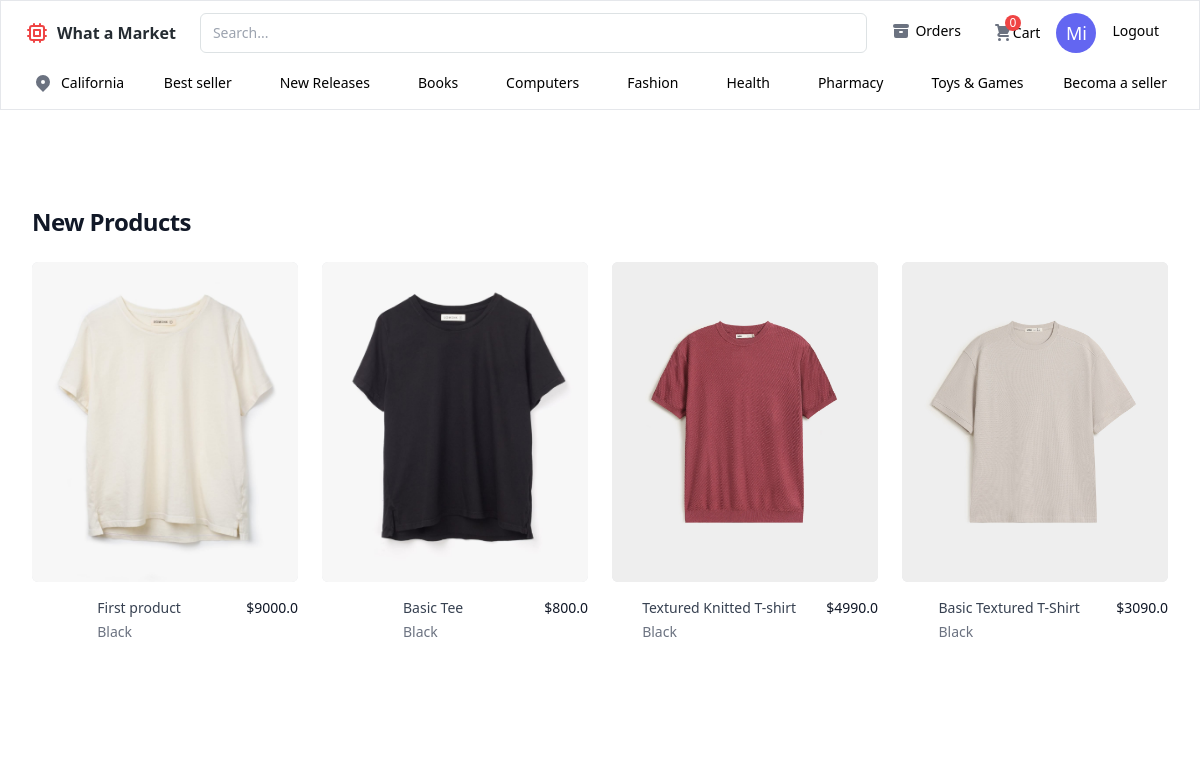
The page / (signed in) on the database its author committed.
### Phase2/app/models.py (models this page shows)
class User(UserMixin , db.Model):
    __tablename__ = "users"
    id = db.Column(db.Integer , primary_key=True)
    username = db.Column(db.String(150), unique=True, nullable=False)
    email = db.Column(db.String(150), unique=True, nullable=False)
    password = db.Column(db.String(256),nullable=False)
    is_admin = db.Column(db.Boolean , default=False)
    orders = db.relationship("Order", backref="user", lazy=True)
    cart_items = db.relationship("CartItem", backref="user", lazy=True)

class Product(db.Model):
    __tablename__ = "products"
    id  = db.Column(db.Integer , primary_key=True)
    name = db.Column(db.String(150), nullable=False)
    description = db.Column(db.Text , nullable=False)
    price = db.Column(db.Float , nullable=False)
    stock = db.Column(db.Integer , default=0)
    image = db.Column(db.String(256))

### Phase2/app/__init__.py (the view)
     @app.route("/", methods=["GET"])
     def home():
          products = Product.query.filter_by().all()
          CartItems = CartItem.query.filter_by(user_id=current_user.id).all()
          return render_template("home.html" , current_user=current_user , products=products,cartData=CartItems)

### Phase2/templates/home.html (shortened to what this page needs)
{% extends "base.html" %}
{% block content %}
{% include  "nav.html" %}
{% include "product.html" %}
{% endblock %}

### Phase2/templates/nav.html (shortened to what this page needs)
<div class="bg-white">
    <div class="border py-3 px-6">
      <div class="flex justify-between">
        <div class="flex items-center">
          <a href="{{url_for("home")}}" class="ml-2 font-semibold text-[#252C32]">What a Market</a>
        </div>
        <div class="ml-6 flex flex-1 gap-x-3">
          <input type="text"  class="w-full rounded-md border border-[#DDE2E4] px-3 py-2 text-sm" placeholder="Search..." />
        </div>
        <div class="ml-2 flex">
          {% if current_user.is_authenticated %}
          <a href="{{url_for("orders")}}">
            <div class="flex cursor-pointer items-center gap-x-1 rounded-md py-2 px-4 hover:bg-gray-100">
              <svg xmlns="http://www.w3.org/2000/svg" class="h-5 w-5 text-gray-500" viewBox="0 0 20 20" fill="currentColor">
                <path d="M4 3a2 2 0 100 4h12a2 2 0 100-4H4z" />
                <path fill-rule="evenodd" d="M3 8h14v7a2 2 0 01-2 2H5a2 2 0 01-2-2V8zm5 3a1 1 0 011-1h2a1 1 0 110 2H9a1 1 0 01-1-1z" clip-rule="evenodd" />
              </svg>
              <span class="text-sm font-medium">Orders</span>
            </div>
          </a>
          {% endif %}
          <div class="flex cursor-pointer items-center gap-x-1 rounded-md py-2 px-4 hover:bg-gray-100">
            <a href="{{url_for("cart")}}" class="flex">
              <div class="relative">
                <span class="absolute -top-2 -right-2 flex h-4 w-4 items-center justify-center rounded-full bg-red-500 p-2 text-xs text-white">
                  {{cartData | length}}
                </span>
              </div>
              <span class="text-sm font-medium">Cart</span>
            </a>
          </div>
          {% if not current_user.username %}
          <div class="ml-2 flex cursor-pointer items-center gap-x-1 rounded-md border py-2 px-4 hover:bg-gray-100">
           <a href="{{url_for('auth.login')}}">
               <span class="text-sm font-medium">Sign in</span>
           </a>
          </div>
           {% else %}
           <div class="inline-flex items-center justify-center w-[40px] h-[40px] text-[18px] text-white bg-indigo-500 rounded-full">
            {{current_user.username[0:2]}}
        </div>
           {% endif %}
        </div>
        {% if current_user.is_authenticated %}
          <a href="{{url_for("auth.logout")}}">
            <div class="flex cursor-pointer items-center gap-x-1 rounded-md py-2 px-4 hover:bg-gray-100">
              <span class="text-sm font-medium">Logout</span>
            </div>
          </a>
          {% endif %}
      </div>
      <div class="mt-4 flex items-center justify-between">
        <div class="flex gap-x-2 py-1 px-2">
          <svg xmlns="http://www.w3.org/2000/svg" class="h-5 w-5 text-gray-500" viewBox="0 0 20 20" fill="currentColor">
            <path fill-rule="evenodd" d="M5.05 4.05a7 7 0 119.9 9.9L10 18.9l-4.95-4.95a7 7 0 010-9.9zM10 11a2 2 0 100-4 2 2 0 000 4z" clip-rule="evenodd" />
          </svg>
          <span class="text-sm font-medium">California</span>
        </div>
        <div class="flex gap-x-8">
          <span class="cursor-pointer rounded-sm py-1 px-2 text-sm font-medium hover:bg-gray-100">Best seller</span>
          <span class="cursor-pointer rounded-sm py-1 px-2 text-sm font-medium hover:bg-gray-100">New Releases</span>
          <span class="cursor-pointer rounded-sm py-1 px-2 text-sm font-medium hover:bg-gray-100">Books</span>
          <span class="cursor-pointer rounded-sm py-1 px-2 text-sm font-medium hover:bg-gray-100">Computers</span>
          <span class="cursor-pointer rounded-sm py-1 px-2 text-sm font-medium hover:bg-gray-100">Fashion</span>
          <span class="cursor-pointer rounded-sm py-1 px-2 text-sm font-medium hover:bg-gray-100">Health</span>
          <span class="cursor-pointer rounded-sm py-1 px-2 text-sm font-medium hover:bg-gray-100">Pharmacy</span>
          <span class="cursor-pointer rounded-sm py-1 px-2 text-sm font-medium hover:bg-gray-100">Toys & Games</span>
        </div>
        <span class="cursor-pointer rounded-sm py-1 px-2 text-sm font-medium hover:bg-gray-100">Becoma a seller</span>
      </div>
    </div>
  </div>

### Phase2/templates/product.html
<div class="bg-white">
    <div class="mx-auto max-w-2xl px-4 py-16 sm:px-6 sm:py-24 lg:max-w-7xl lg:px-8">
      <h2 class="text-2xl font-bold tracking-tight text-gray-900">New Products</h2>
      <div class="mt-6 grid grid-cols-1 gap-x-6 gap-y-10 sm:grid-cols-2 lg:grid-cols-4 xl:gap-x-8">
        {% for product in products  %}
        <div class="group relative">
        <a href="{{url_for('detail', id=product.id)}}" class="group relative">
          <img src="{{ url_for('uploaded_file', filename=product.image.split('uploads/')[-1]) }}" alt="Front of men&#039;s Basic Tee in black." class="aspect-square w-full rounded-md bg-gray-200 object-cover group-hover:opacity-75 lg:aspect-auto lg:h-80" />
          <div class="mt-4 flex justify-between">
            <div>
              <h3 class="text-sm text-gray-700">
                <a href="{{url_for('detail', id=product.id)}}">
                  <span aria-hidden="true" class="absolute inset-0"></span>
                  {{product.name}}
                </a>
              </h3>
              <p class="mt-1 text-sm text-gray-500">Black</p>
            </div>
            <p class="text-sm font-medium text-gray-900">${{product.price}}</p>
          </div>
        </a>
        </div>
        {% endfor %}
    </div>
  </div>

### rows shown on the page
User: username "Mi"
Product: image (picture), name "First product", price "9000.0"
Product: image (picture), name "Basic Tee", price "800.0"
Product: image (picture), name "Textured Knitted T-shirt", price "4990.0"
Product: image (picture), name "Basic Textured T-Shirt", price "3090.0"

### other values the page prints
{{ cartData | length }} "0"
